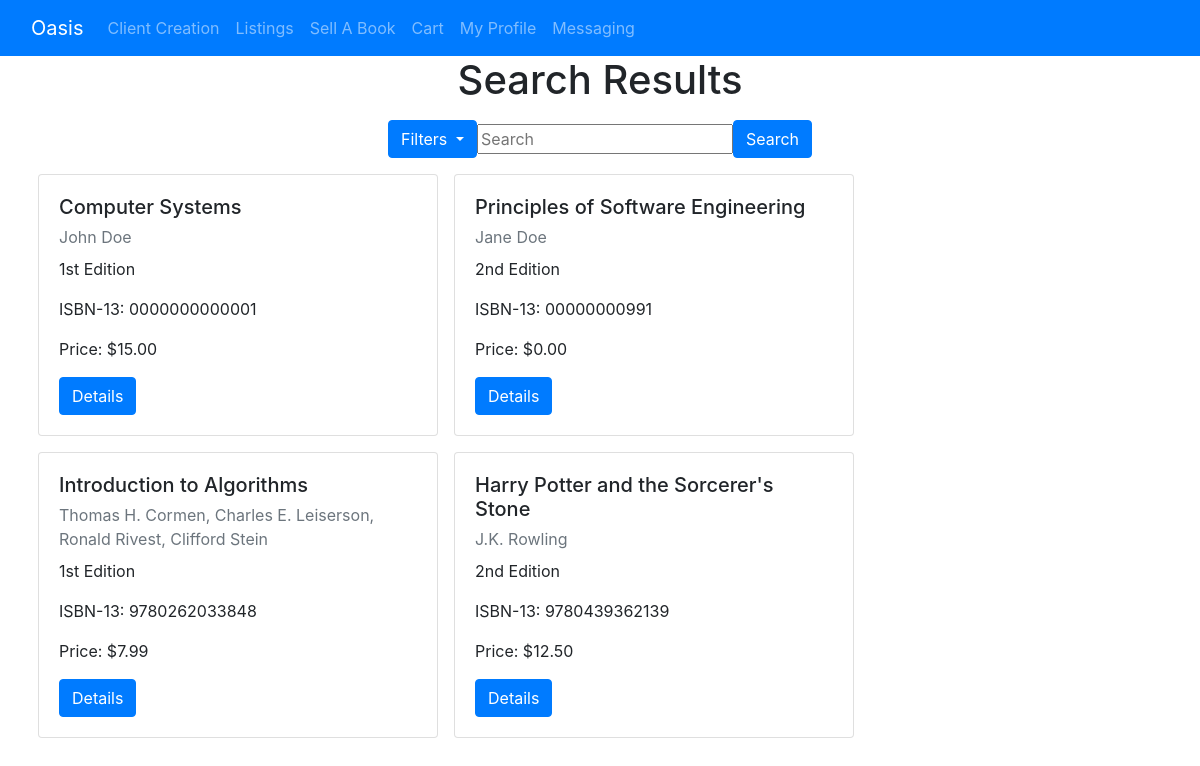
The page /pages/listings/ on the database its author committed.
### pages/models.py (models this page shows, shortened)
class Listing(models.Model):
    id = models.UUIDField(primary_key=True, default=uuid.uuid4, help_text='unique id for this listing')
    book = models.ForeignKey('Book', on_delete=models.RESTRICT, null=True)
    date_added = models.DateTimeField(auto_now_add=True)
    user = models.ForeignKey(User,
                        default = 1,
                        null = True,
                        on_delete = models.SET_NULL
                        )
    price= models.DecimalField(max_digits=10, decimal_places=2)
    condition = models.CharField(
        max_length=1,
        choices=CONDITION,
        blank=True,
        default=1,
        help_text='Book condition',
    )
    class Meta:
        ordering = ['-date_added']
    def get_absolute_url(self):
        return reverse('listings-detail', args=[str(self.id)])

class Book(models.Model):
    title = models.CharField(max_length=200)
    author = models.CharField(max_length=100)
    isbn = models.CharField('ISBN', max_length=13, unique=True, help_text='13 Character <a href="https://www.isbn-international.org/content/what-isbn">ISBN number</a>')
    edition = models.CharField(max_length=5) #length here assumes no more than 999th edition -- seems like a reasonable assumption
    pub_year = models.SmallIntegerField()

### pages/views.py (the view)
# urls.py: path('listings/', views.ListingView.as_view(), name='listings'),
class ListingView(generic.ListView):
    model = Listing
    context_object_name = 'listing_view'
    queryset = Listing.objects.all()
    template_name = 'listings_view.html'  # Specify your own template name/location
    def get_queryset(self, *args, **kwargs):
        val = self.request.GET.get("q")
        if val:
            queryset = Listing.objects.filter(
                Q(book__title__icontains=val) |
                Q(book__author__icontains=val) |
                Q(book__isbn__icontains=val)
                ).distinct()
        else:
            queryset = Listing.objects.all()
        return queryset

### cart/context_processors.py (called while the page is built)
def cart(request):
     return {'cart': Cart(request)}

### pages/templates/listings_view.html (shortened to what this page needs)
{% extends "base.html" %}
{% block content %}
<div class="text-center">
  <h1>Search Results</h1>
</div>
<div class="row">
  <div class="col-12 py-2 mx-auto">
    <form class="form-inline justify-content-center">
      <div class="dropdown">
        <button class="btn btn-primary dropdown-toggle" type="button" id="dropdownMenuButton" data-toggle="dropdown" aria-haspopup="true" aria-expanded="false">
          Filters
        </button>
      </div>
      <form name="search" method="GET" action="{% url 'listings' %}">
        <input type="text" name="q" placeholder="Search"/>
        <button class="btn btn-primary " type="submit">Search</button>
      </form>
    </form>
  </div>
</div>
{% if object_list %}
<div class="col-12">
  <div class="row d-flex flex-wrap mx-auto">
    {% for object in object_list %}
    <div class="card rounded m-2" style="width: 25rem;">
      <div class="card-body">
        <h5 class="card-title"> {{ object.book.title }}</h5>
        <p class="card-subtitle mb-2 text-muted"> {{ object.book.author }}</p>
        <p class="card-text">{{ object.book.edition }} Edition</p>
        <p class="card-text">ISBN-13: {{ object.book.isbn }}</p>
        <p class="card-text">Price: ${{ object.price}}</p>
        <a href="{{ object.get_absolute_url }}" class="btn btn-primary">Details</a>
      </div>
    </div>
    {% endfor %}
  </div>
</div>
  {% else %}
  <p>There are no current listings.</p>
  {% endif %}
  {% endblock %}

### rows shown on the page
Listing: book "Computer Systems", book.author "John Doe", book.edition "1st", book.isbn "0000000000001", price "15.00"
Listing: book "Principles of Software Engineering", book.author "Jane Doe", book.edition "2nd", book.isbn "00000000991", price "0.00"
Listing: book "Introduction to Algorithms", book.author "Thomas H. Cormen, Charles E. Leiserson, Ronald Rivest, Clifford Stein", book.edition "1st", book.isbn "9780262033848", price "7.99"
Listing: book "Harry Potter and the Sorcerer's Stone", book.author "J.K. Rowling", book.edition "2nd", book.isbn "9780439362139", price "12.50"
